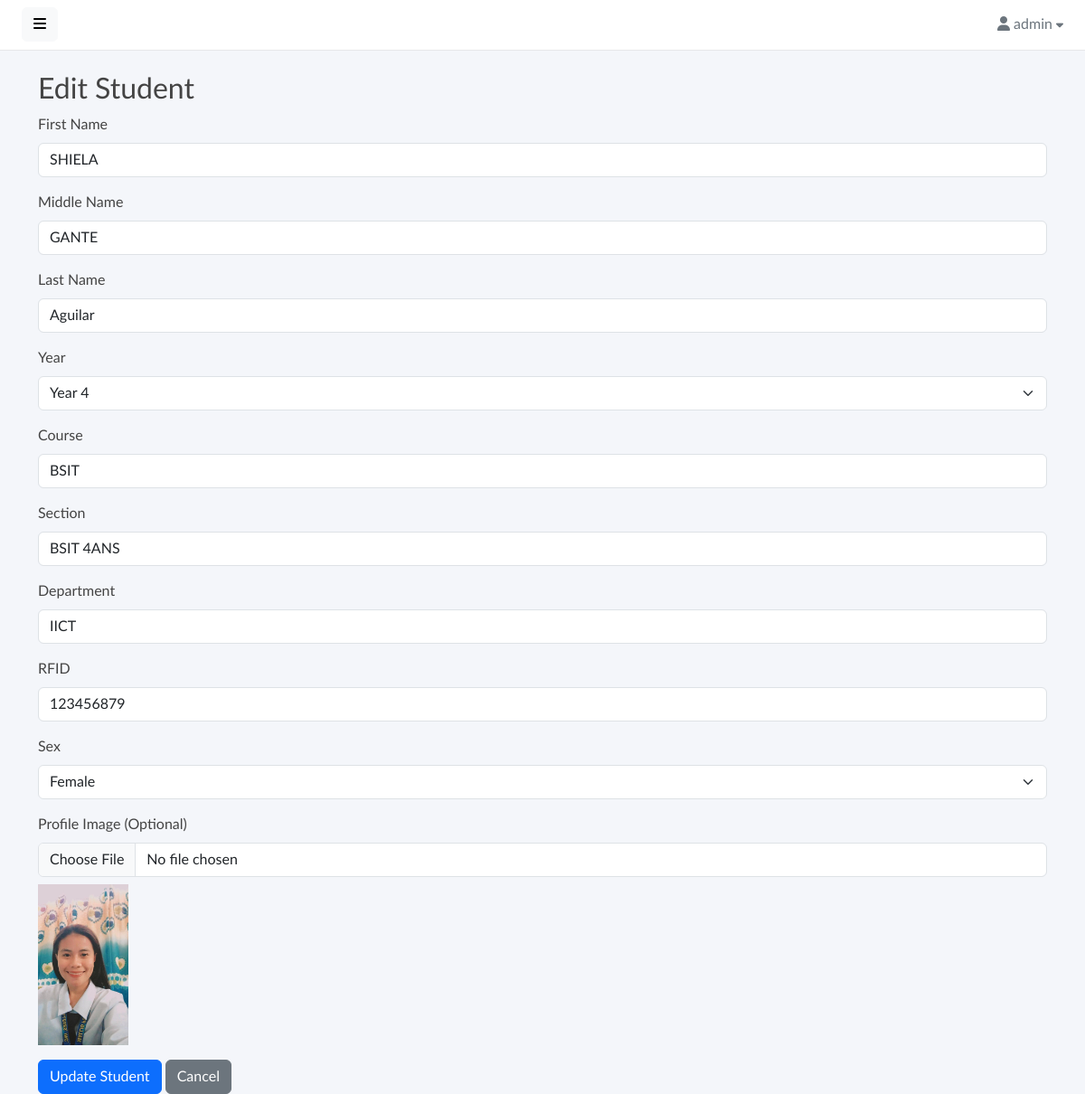
Screenshot of /students?action=edit&id=3 (signed in) with the database file from the repository.
### tables this page shows
CREATE TABLE `students` (
  `id` int(10) UNSIGNED NOT NULL,
  `firstname` varchar(100) NOT NULL,
  `middlename` varchar(100) NOT NULL,
  `lastname` varchar(100) NOT NULL,
  `year` int(4) NOT NULL,
  `course` varchar(100) NOT NULL,
  `section` varchar(50) NOT NULL,
  `department` varchar(100) NOT NULL,
  `rfid` varchar(50) NOT NULL,
  `image` varchar(255) DEFAULT NULL,
  `sex` enum('Male','Female','Other') NOT NULL,
  `created_at` timestamp NOT NULL DEFAULT current_timestamp(),
  `updated_at` timestamp NOT NULL DEFAULT current_timestamp() ON UPDATE current_timestamp()
);

### index.php (called while the page is built, shortened)
<?php
require "Database.php";
require "router.php";

### config.php (called while the page is built)
<?php
return [
    'database' => [
        'host' => 'localhost',
        'port' => 3306,
        'dbname' => 'library_db',
        'charset' => 'utf8mb4',
    ],
];

### Database.php (called while the page is built, shortened)
<?php
class Database
{
    private $connection;
    public function __construct($config, $username = 'root', $password = '')
    {
        $dsn = sprintf(
            'mysql:host=%s;port=%d;dbname=%s;charset=%s',
            $config['host'] ?? 'localhost',
            $config['port'] ?? 3306,
            $config['dbname'] ?? '',
            $config['charset'] ?? 'utf8mb4'
        );
        try {
            $this->connection = new PDO($dsn, $username, $password, [
                PDO::ATTR_DEFAULT_FETCH_MODE => PDO::FETCH_ASSOC,
                PDO::ATTR_ERRMODE => PDO::ERRMODE_EXCEPTION,
            ]);
        } catch (PDOException $e) {
            throw new Exception('Database connection error: ' . $e->getMessage());
        }
    }
    public function query($query, $params = [])
    {
        $statement = $this->connection->prepare($query);
        $statement->execute($params);
        return $statement;
    }
}

### core/Student.php (called while the page is built, shortened)
<?php
class Student
{
    private $db;
    public function __construct(\Database $db)
    {
        $this->db = $db;
    }
    public function getById(int $id)
    {
        $sql = "SELECT * FROM students WHERE id = :id";
        $stmt = $this->db->query($sql, ['id' => $id]);
        return $stmt->fetch();
    }
}

### views/students/edit.view.php (the view, shortened to what this page needs)
<div class="container mt-4">
    <h2>Edit Student</h2>
    <form action="<?= BASE_PATH ?>/students?action=edit&id=<?= $student['id'] ?>" method="POST" enctype="multipart/form-data">
        <div class="mb-3">
            <label for="firstname" class="form-label">First Name</label>
            <input type="text" name="firstname" class="form-control" required
                   value="<?= htmlspecialchars($_POST['firstname'] ?? $student['firstname']) ?>">
        </div>
        <div class="mb-3">
            <label for="middlename" class="form-label">Middle Name</label>
            <input type="text" name="middlename" class="form-control" required
                   value="<?= htmlspecialchars($_POST['middlename'] ?? $student['middlename']) ?>">
        </div>
        <div class="mb-3">
            <label for="lastname" class="form-label">Last Name</label>
            <input type="text" name="lastname" class="form-control" required
                   value="<?= htmlspecialchars($_POST['lastname'] ?? $student['lastname']) ?>">
        </div>
        <div class="mb-3">
            <label for="year" class="form-label">Year</label>
            <select name="year" class="form-select" required>
                <?php for ($i = 1; $i <= 5; $i++): ?>
                    <option value="<?= $i ?>"
                        <?= (
                            (isset($_POST['year']) && $_POST['year'] == $i) ||
                            $student['year'] == $i
                        ) ? 'selected' : '' ?>>
                        Year <?= $i ?>
                    </option>
                <?php endfor; ?>
            </select>
        </div>
        <div class="mb-3">
            <label for="course" class="form-label">Course</label>
            <input type="text" name="course" class="form-control" required
                   value="<?= htmlspecialchars($_POST['course'] ?? $student['course']) ?>">
        </div>
        <div class="mb-3">
            <label for="section" class="form-label">Section</label>
            <input type="text" name="section" class="form-control" required
                   value="<?= htmlspecialchars($_POST['section'] ?? $student['section']) ?>">
        </div>
        <div class="mb-3">
            <label for="department" class="form-label">Department</label>
            <input type="text" name="department" class="form-control" required
                   value="<?= htmlspecialchars($_POST['department'] ?? $student['department']) ?>">
        </div>
        <div class="mb-3">
            <label for="rfid" class="form-label">RFID</label>
            <input type="text" name="rfid" class="form-control" required
                   value="<?= htmlspecialchars($_POST['rfid'] ?? $student['rfid']) ?>">
        </div>
        <div class="mb-3">
            <label for="sex" class="form-label">Sex</label>
            <select name="sex" class="form-select" required>
                <option value="Female" <?= (
                    (isset($_POST['sex']) && $_POST['sex'] == 'Female') ||
                     $student['sex'] == 'Female'
                ) ? 'selected' : '' ?>>Female</option>
            </select>
        </div>
        <div class="mb-3">
            <label for="image" class="form-label">Profile Image (Optional)</label>
            <input type="file" name="image" class="form-control" accept="image/*">
            <?php if ($student['image'] && file_exists($student['image'])): ?>
                <img src="<?= BASE_PATH ?>/<?= htmlspecialchars($student['image']) ?>" alt="Current Image" width="100" class="mt-2">
            <?php endif; ?>
        </div>
        <button type="submit" class="btn btn-primary">Update Student</button>
        <a href="<?= BASE_PATH ?>/students" class="btn btn-secondary">Cancel</a>
    </form>
</div>

### assets/css/master.css (style rules this page uses)
body, h1, .h1, h2, .h2, h3, .h3, h4, .h4, h5, .h5, h6, .h6, p, a, td { -moz-osx-font-smoothing: grayscale; -webkit-font-smoothing: antialiased; }
body { width: 100%; height: 100%; background: #f4f6fa; font-family: "Lato", "Helvetica Neue", Arial, Helvetica, sans-serif; font-size: 1rem; color: #444; }
a, a:hover, a:focus { color: inherit; text-decoration: none; transition: all 0.3s; }

### rows the page displays
students: firstname "SHIELA", middlename "GANTE", lastname "Aguilar", year "Year 4", course "BSIT", section "BSIT 4ANS", department "IICT", rfid "123456879", sex "Female", image (picture)

### other values shown
$_SESSION['user_name'] "admin"
